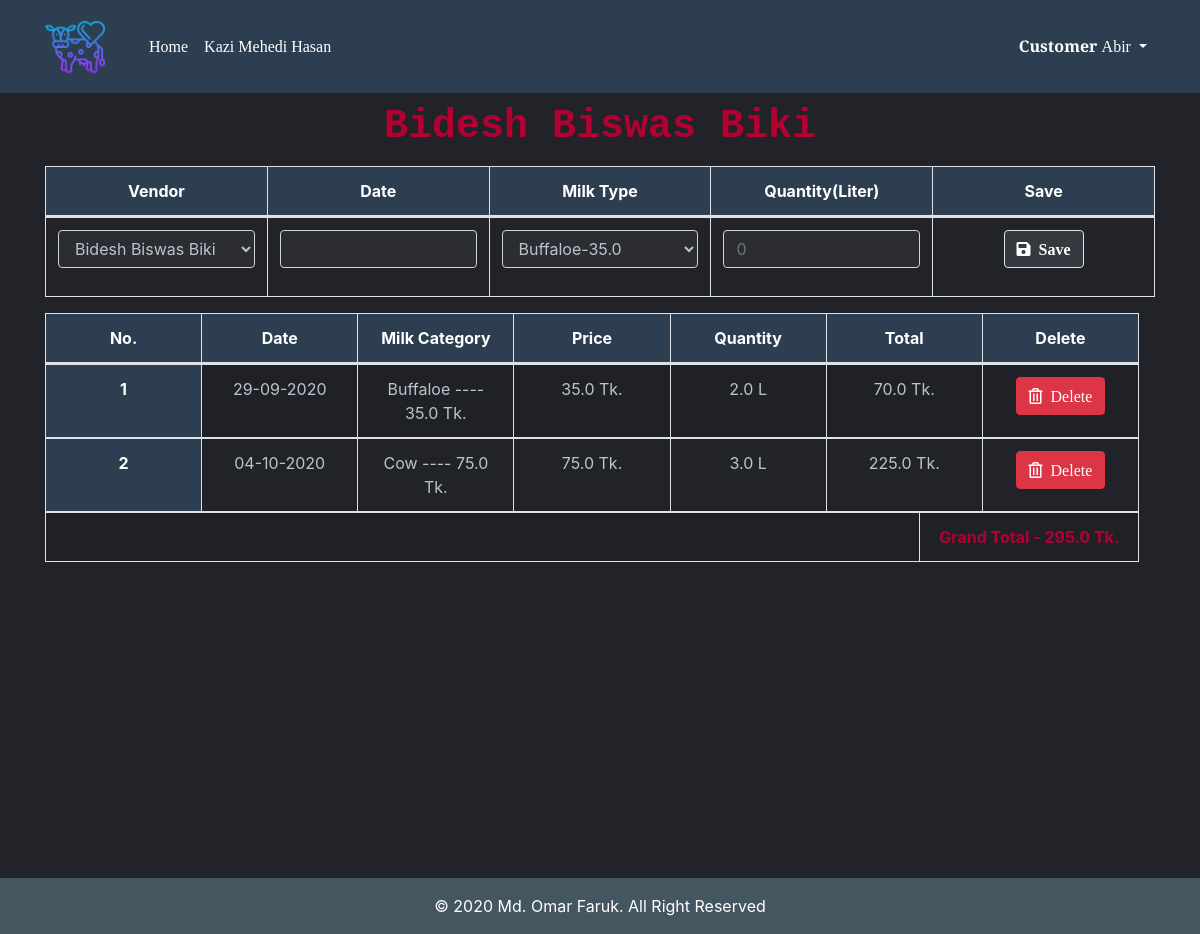
Page /ledger/5/ (signed in) on the committed database.
### dairyapp/models.py (models this page shows)
class Vendor(models.Model):
    managername = models.CharField(max_length=200)
    vendorname = models.CharField(max_length=200,db_index=True,unique=True)
    joiningdate = models.DateField(auto_now_add=True)
    address = models.CharField(max_length=200, db_index=True)
    vendorcontact = models.CharField(max_length=14,db_index=True)
    status = models.BooleanField(default=True)
    def __str__(self):
        return self.vendorname

class vendorledger(models.Model):
    related_vendor = models.ForeignKey(Vendor, related_name='vendorledger', on_delete=models.CASCADE,null=True)
    related_milkcategory = models.ForeignKey(MilkCategory, related_name='vendorledger', on_delete=models.CASCADE, null=True)
    date = models.CharField(max_length=1000000,db_index=True)
    price = models.FloatField(max_length=1000000,db_index=True,default=0.0)
    quantity = models.FloatField(max_length=1000000,db_index=True,default=0.0)
    total = models.FloatField(max_length=1000000,db_index=True,default=0.0)
    class Meta:
        ordering = ('-date',)

class MilkCategory(models.Model):
    CHOICES1 = (
        ('Cow','Cow'),
        ('Buffaloe','Buffalo'),#buffaloes
        ('Others','Others'),
    )
    animalname= models.CharField(max_length=200,choices=CHOICES1)
    milkprice = models.FloatField(max_length=200, db_index=True)
    related_vendor = models.ForeignKey(Vendor, related_name='MilkCategory', on_delete=models.CASCADE, null=True)
    def __str__(self):
        return self.animalname +" ---- " + str(self.milkprice) + " Tk."

### dairyapp/views.py (the view)
# urls.py: path('ledger/<int:pk>/', views.ledger, name='ledger'),  # Individual vendor dashboard
@login_required
def ledger(request,pk):
         ledgerform = vendorledgerForm()
         vendor_obj = get_object_or_404(models.Vendor,pk=pk)
         ledgerdata = models.vendorledger.objects.filter(related_vendor=vendor_obj)
         alltotal=0.0
         for alto in ledgerdata:
             alltotal = alltotal+float(alto.total)
         print(alltotal)
         milks = models.MilkCategory.objects.filter(related_vendor=vendor_obj)
         milk_list = [(milk.animalname +"-"+ str(milk.milkprice), milk.pk) for milk in milks]
         print(milk_list)
         day_list = ["Sunday","Monday","Tuesday","Wednesday","Thursday","Friday","Saturday"]
         return render(request, 'vendor/vendorledger.html',{
             "vendor_obj":vendor_obj,
             "ledgerdata":ledgerdata,
             "ledgerform":ledgerform,
             "num_range":range(6),
             "milk_list":milk_list,
             "day_list":day_list,
             "alltotal":alltotal,
             })

### dairyapp/forms.py
class vendorledgerForm(forms.Form):
    CHOICES1 = (
        ('Cow','Cow'),
        ('Buffaloe','Buffaloe'),
        ('Others','Others'),
    )
    CHOICES2 = (
        ('Sunday','Sunday'),
        ('Monday','Monday'),
        ('Tuesday','Tuesday'),
        ('Wednesday','Wednesday'),
        ('Thursday','Thursday'),
        ('Friday','Friday'),
        ('Saturday','Saturday'),
    )
    Milk_Category = forms.ChoiceField(label='',choices=CHOICES1)
    Day = forms.ChoiceField(label='',choices=CHOICES2)
    Quantity = forms.CharField(label='',required=False)

### dairyapp/templatetags/custom_tags.py (called while the page is built)
@register.simple_tag(name="multiply")
def multiply(qty, unit_price, *args, **kwargs):
    return qty * unit_price

### templates/vendor/vendorledger.html (shortened to what this page needs)
{% extends 'base.html' %}
{% load crispy_forms_tags %}
{% load templatetags %}
{% block content %}
<h2 class="vendor_name_heading"><strong>{{ vendor_obj }}</strong></h2>
<div class="table-responsive">
  <table class="table table-bordered">
    <thead>
      <tr>
        <th scope="col">Vendor</th>
        <th scop="col">Date</th>
        <th scope="col">Milk Type</th>
        <th scope="col">Quantity(Liter)</th>
        <th scope="col">Save</th>
      </tr>
    </thead>
    <tbody>
      <form action="\ledger_save\" method="POST">
        <tr>
          <td scpoe="col">
            <div class="form-row">
              <div class="col">
                <select class="form-control" id="vendor" name="vendor">
                  <option value="{{ vendor_obj.pk }}"> {{ vendor_obj }} </option>
                </select>
              </div>
            </div>
          </td>
          <td scpoe="col">
            <div class="form-row">
              <div class="col">
                <p><input class="form-control" type="text" name="date" id="datepicker"></p>
              </div>
            </div>
          </td>
          <td scpoe="col">
            <div class="form-row">
              <div class="col">
                <select class="form-control" id="milktype" name="milktype">
                  {% for milk, milk_pk in milk_list %}
                  <option value="{{milk_pk}}"> {{milk}} </option>
                  {% endfor %}
                </select>
              </div>
            </div>
          </td>
          <td scpoe="col">
            <div class="form-row">
              <div class="col">
                <input type="name" class="form-control" name="quantity" placeholder="0" pattern="\d+">
              </div>
            </div>
          </td>
          <td scpoe="col">
            <div class="form-row">
              <div class="col">
                <button type="submit" class="btn btn-dark border"><i class="fas fa-save" style="background-color: unset !important;">&nbsp;&nbsp;Save</i></button>
              </div>
            </div>
          </td>
        </tr>
      </form>
    </tbody>
  </table>
</div>
<div class="table-responsive">
  <table class="table table-bordered table-striped ">
    <thead id="theadthid">
      <tr>
        <th scope="col">No.</th>
        <th scope="col">Date</th>
        <th scope="col">Milk Category</th>
        <th scope="col">Price</th>
        <th scope="col">Quantity</th>
        <th scope="col">Total</th>
        <th scope="col">Delete</th>
      </tr>
    </thead>
    <tbody id="tbodydata">
      {% for data in ledgerdata %}
      <tr>
        <th scope="row">{{ forloop.counter }}</th>
        <td>{{ data.date }}</td>
        <td>{{ data.related_milkcategory }}</td>
        <td>{{ data.price }} Tk.</td>
        <td>{{ data.quantity }} L</td>
        <td>{% multiply data.quantity data.price %} Tk.</td>
        <td>
          <form action="{% url 'ledger_delete' %}" method="POST">
            <button class="btn btn-danger" type="submit" name="ledger_pk" value="{{data.pk}}"><i class="far fa-trash-alt" style="background-color: unset !important; color: unset !important;">&nbsp;&nbsp;Delete</i></button>
          </form>
        </td>
      </tr>
      {% endfor %}
      <tr>
        <td colspan="4"></td>
        <td id="totalid"><strong>Grand Total - {{ alltotal }} Tk.</strong></td>
      </tr>
    </tbody>
  </table>
</div>
{% endblock %}

### templates/base.html (shortened to what this page needs)
<!doctype html>
<html lang="en">
  <head>
    {% load static %}
    <link rel="stylesheet" href="https://stackpath.bootstrapcdn.com/bootstrap/4.3.1/css/bootstrap.min.css">
    <link rel="stylesheet" href="https://use.fontawesome.com/releases/v5.7.2/css/all.css">
    <link rel="stylesheet" href="https://use.fontawesome.com/releases/v5.8.1/css/all.css">
    <link rel="stylesheet" href="//code.jquery.com/ui/1.12.1/themes/base/jquery-ui.css">
  </head>
<body>
  <nav class="navbar navbar-expand-md fixed-top">
    <div class="container ">
      <div class="logo-image">
            <a href="{% url 'home' %}"><img src="{% static 'images/cow.png' %}" alt="logo.png" class="img-fluid"></a>
      </div>
    <div class="collapse navbar-collapse" id="navbarSupportedContent">
      <ul class="navbar-nav mr-auto">
        <li class="nav-item">
          <a class="nav-link" href="{% url 'home' %}" style="color: #FFFFFF;">Home</a>
        </li>
        {% if user.profile.user_type == 'Customer' %}
        <li class="nav-item">
          <a class="nav-link" href="{% url 'Customer_page' %}" style="color: white;">{{user.first_name}} {{user.last_name}}</a>
        </li>
        {% endif %}
      </ul>
      {% if user.is_authenticated %}
        <ul class="navbar-nav">
          <li class="nav-item dropdown">
            <a class="nav-link dropdown-toggle"  id="navbarDropdown" role="button" data-toggle="dropdown" aria-haspopup="true" aria-expanded="false">
          {% if user.profile.user_type == 'Manager' %}<strong>Manager </strong>{% elif user.profile.user_type == 'Customer'  %}<strong>Customer </strong> {% endif %}{{ user.username }}
            </a>
          </li>
        </ul>
      {% else %}
        <form class="form-inline my-2 my-lg-0 jugnu">
          <a href="{% url 'login' %}" class="nav-link" style="color: #FFFFFF;"><i class="fas fa-sign-in-alt" style="background-color: unset !important;">&nbsp;&nbsp;Log In</i></a>
        </form>
      {% endif %}
    </div>
  </div>
  </nav>
<div class="container">
      {% block content %}
      {% endblock %}
</div>
<footer class="footer sticky-bottom">
  <div class="mt-5 py-3">
    <span>© 2020 Md. Omar Faruk. All Right Reserved</span>
  </div>
</footer>
</body>
</html>

### templates/vendor/vendorledger.html (style rules this page uses)
.form-control { background-color: #2B2D33!important; color: #B8C6CC!important; }

### rows in the picture
Vendor: vendorname "Bidesh Biswas Biki", vendor "Bidesh Biswas Biki"
vendorledger: date "29-09-2020", related_milkcategory "Buffaloe ---- 35.0 Tk.", price "35.0", quantity "2.0", quantity+price "70.0", {{ data.pk }} 3 (drawn)
vendorledger: date "04-10-2020", related_milkcategory "Cow ---- 75.0 Tk.", price "75.0", quantity "3.0", quantity+price "225.0", {{ data.pk }} 5 (drawn)

### other values in the picture
{{ user.first_name }} "Kazi Mehedi"
{{ user.last_name }} "Hasan"
{{ user.username }} "Abir"
{{ alltotal }} "295.0"
form field milktype "Buffaloe-35.0"
